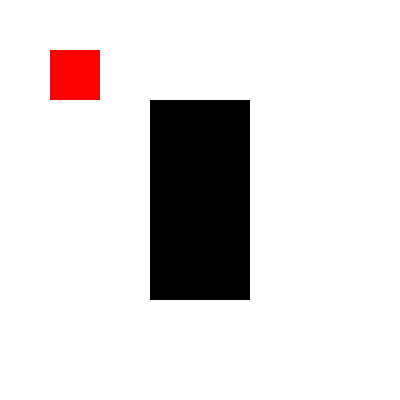
Frame 1 (no input)
Frame 60 (no input): identical to frame 1, image omitted
Frame 120 (the mouse pressed at the canvas centre since frame 60): identical to frame 1, image omitted

The p5.js sketch that drew this single still picture (run headless with seeded random() and noise() and a simulated clock; from frame 60 on, the mouse is pressed at the canvas centre):

// p5.js sketch
// ── sketch.js
let player = {
    x : 50,
    y : 50,
    size : 50
};
let obstacle = {
    x : 150,
    y: 100,
    width :100,
    height : 200
}

function setup(){
    createCanvas(400, 400);
    background(255);
    noStroke();
}

function draw(){
    fill(255,0,0);
    square(player.x, player.y, player.size);
    fill(0);
    rect(obstacle.x, obstacle.y, obstacle.width, obstacle.height);
}

function move(){
    if (canPass()){
        if(keyPressed === 'w'){
            player.y += 1
        }
    }
}

function canPass(){
    if (obstacle.x < player.x || player.x > obstacle.x + obstacle.width){
        return false;
    } else if (obstacle.y < player.y || player.y > obstacle.y + obstacle.height){
        return false;
    } else{
        return false;
    }
}
// ── check-exercise1-3.html
<!DOCTYPE html>
<html lang="en">
  <head>
    <meta charset="utf-8" />
    <meta name="viewport" content="width=device-width, initial-scale=1.0">

    <title>PDM1 - W5P2 - Exercise 1.3</title>

    <link href="https://cdn.jsdelivr.net/npm/bootstrap@5.3.1/dist/css/bootstrap.min.css" rel="stylesheet" integrity="sha384-4bw+/aepP/YC94hEpVNVgiZdgIC5+VKNBQNGCHeKRQN+PtmoHDEXuppvnDJzQIu9" crossorigin="anonymous">
    <link rel="stylesheet" type="text/css" href="../lib/main-styles.css">
    <script src="https://cdn.jsdelivr.net/npm/bootstrap@5.3.1/dist/js/bootstrap.bundle.min.js" integrity="sha384-HwwvtgBNo3bZJJLYd8oVXjrBZt8cqVSpeBNS5n7C8IVInixGAoxmnlMuBnhbgrkm" crossorigin="anonymous"></script>
    
    <script src="../lib/p5.js"></script>
  </head>

  <body>
    <h1>Check My Work: Exercise 1.3</h1>
    <p><em>Note: The automated tests freeze the sketch and ignore mouse and keyboard interaction. If your sketch looks weird, that's expected!</em></p>
    <div class="guidance">
        <h2>Test results</h2>
        <div id="results">
            <p>Waiting for p5js...</p>
            <div class="fade-in">
                <p>Been waiting a while? The tests won't run until sketch.js contains 
                    the minimum code for a basic sketch. Your code should look something 
                    like this:
                </p>
                <pre>
function setup() {
    createCanvas(100, 100);
}

function draw() {

}
                </pre>
            </div>
        </div>
    </div>
    
    
    
    <script src="assets/exercise1-3-tests.js" type="module"></script>
  </body>
</html>

// ── exercise1-3.html
<!DOCTYPE html>
<html lang="en">
  <head>
    <meta charset="utf-8" />
    <meta name="viewport" content="width=device-width, initial-scale=1.0">

    <title>PDM1 - W5P2 - Exercise 1.3</title>

    <link href="https://cdn.jsdelivr.net/npm/bootstrap@5.3.1/dist/css/bootstrap.min.css" rel="stylesheet" integrity="sha384-4bw+/aepP/YC94hEpVNVgiZdgIC5+VKNBQNGCHeKRQN+PtmoHDEXuppvnDJzQIu9" crossorigin="anonymous">
    <link rel="stylesheet" type="text/css" href="../lib/main-styles.css">
    <script src="https://cdn.jsdelivr.net/npm/bootstrap@5.3.1/dist/js/bootstrap.bundle.min.js" integrity="sha384-HwwvtgBNo3bZJJLYd8oVXjrBZt8cqVSpeBNS5n7C8IVInixGAoxmnlMuBnhbgrkm" crossorigin="anonymous"></script>
    <script src="../lib/p5.js"></script>
  </head>

  <body>
    <h1>Exercise 1.3</h1>
    <p>Your sketch:</p>
    <div class="guidance">
        <h2>Instructions</h2>
        <div>
            <p>Create a sketch with a 400px by 400px canvas.</p>
            <p>Virtual environments often contain obstacles that the player cannot move through. Your task 
                is to create a simple environment with a moveable player object and an obstacle. The player 
                object can be moved with the arrow keys but it can't pass through the obstacle. See the video 
                below. The green square is the player and the black rectangle is the obstacle.
            </p>
            <p>Create two global objects, one called <code>player</code> and one called <code>obstacle</code>.</p>
            <p>Set the <code>player</code> properties as shown in the table below:</p>
            <table class="table">
                <thead>
                    <tr>
                        <th>Key</th>
                        <td>Value</td>
                    </tr>
                </thead>
                <tbody>
                    <tr>
                        <th><code>x</code></th>
                        <td>50</td>
                    </tr>
                    <tr>
                        <th><code>y</code></th>
                        <td>50</td>
                    </tr>
                    <tr>
                        <th><code>size</code></th>
                        <td>50</td>
                    </tr>
                </tbody>
            </table>
            <p>Set the <code>obstacle</code> properties as shown in the table below:</p>
            <table class="table">
                <thead>
                    <tr>
                        <th>Key</th>
                        <td>Value</td>
                    </tr>
                </thead>
                <tbody>
                    <tr>
                        <th><code>x</code></th>
                        <td>150</td>
                    </tr>
                    <tr>
                        <th><code>y</code></th>
                        <td>100</td>
                    </tr>
                    <tr>
                        <th><code>width</code></th>
                        <td>100</td>
                    </tr>
                    <tr>
                        <th><code>height</code></th>
                        <td>200</td>
                    </tr>
                </tbody>
            </table>
            <p>Draw a square to represent the <code>player</code> object and a rectangle to represent 
            the <code>obstacle</code>. Use the default drawing mode for rectangles.</p>
            <p>Make it possible to move the player using the usual w-a-s-d keys. The player 
                should move smoothly and continuously if a w-a-s-d key is held down and stop 
                moving if the key is released. It should not be possible for the player to 
                overlap or pass through the obstacle.
            </p>
            <p>When you're finished, check your work using <a href="check-exercise1-3.html">check-exercise1-3.html</a>.</p>
            <p>Expected output:</p>
            <p>
                <video width="400" height="400" controls>
                    <source src="./assets/exercise1-3.mov" type="video/mp4">
                    Your browser does not support the video tag.
                </video>
            </p>
        </div>
        <div>
            <button class="btn btn-primary hint" type="button" data-bs-toggle="collapse" data-bs-target="#hint" aria-expanded="false" aria-controls="hint">
                Hint
            </button>
            <div class="collapse" id="hint">
                <div class="card card-body">
                    <p>To make the player move smoothly and continuously, use the <code>keyIsPressed</code> system 
                        variable rather than an event function.
                    </p>
                    <p>To prevent the player from moving over the obstacle, you will need to add logic that checks if 
                        moving in the selected direction would make the player square overlap with the obstacle on any 
                        side. You have seen many similar examples of this type of logic--look at examples that check if 
                        a shape has collided with an edge of the canvas or if a point (such as the mouse) is in or out of 
                        bounds of some shape. 
                    </p>
                    <p>The logic is much easier if you write logic to work out if the player <em>can</em> move in the 
                    intended direction than if you write logic to work out if the player <em>can't</em> move. For example, on the y axis:</p>
                    <ul>
                        <li>If the new position of the player is completely above the obstacle, it can move</li>
                        <li>If the new position of the player is completely below the obstacle, it can move</li>
                    </ul>
                </div>
            </div>
        </div>
    </div>
    <script src="sketch.js"></script>
  </body>
</html>
